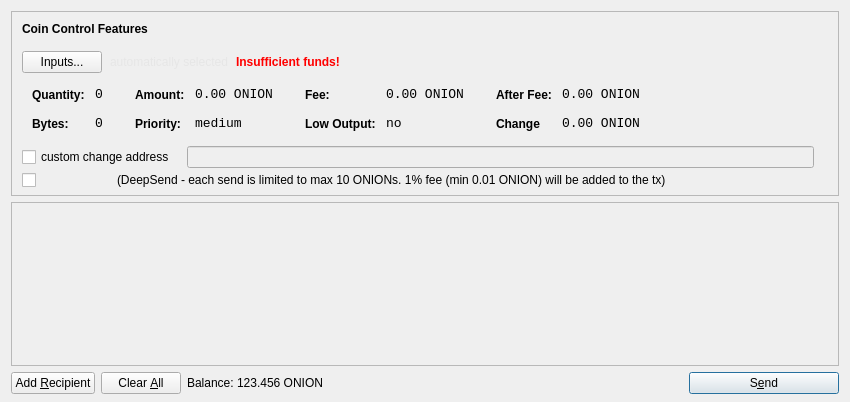
<?xml version="1.0" encoding="UTF-8"?>
<ui version="4.0">
 <class>SendCoinsDialog</class>
 <widget class="QDialog" name="SendCoinsDialog">
  <property name="geometry">
   <rect>
    <x>0</x>
    <y>0</y>
    <width>850</width>
    <height>402</height>
   </rect>
  </property>
  <property name="windowTitle">
   <string>Send Coins</string>
  </property>
  <layout class="QVBoxLayout" name="verticalLayout" stretch="0,1,0">
   <property name="bottomMargin">
    <number>8</number>
   </property>
   <item>
    <widget class="QFrame" name="frameCoinControl">
     <property name="sizePolicy">
      <sizepolicy hsizetype="Expanding" vsizetype="Expanding">
       <horstretch>0</horstretch>
       <verstretch>0</verstretch>
      </sizepolicy>
     </property>
     <property name="maximumSize">
      <size>
       <width>16777215</width>
       <height>16777215</height>
      </size>
     </property>
     <property name="frameShape">
      <enum>QFrame::StyledPanel</enum>
     </property>
     <property name="frameShadow">
      <enum>QFrame::Sunken</enum>
     </property>
     <layout class="QVBoxLayout" name="verticalLayoutCoinControl2">
      <property name="spacing">
       <number>6</number>
      </property>
      <property name="leftMargin">
       <number>0</number>
      </property>
      <property name="topMargin">
       <number>0</number>
      </property>
      <property name="rightMargin">
       <number>0</number>
      </property>
      <property name="bottomMargin">
       <number>6</number>
      </property>
      <item>
       <layout class="QVBoxLayout" name="verticalLayoutCoinControl" stretch="0,0,0,0,1,0">
        <property name="spacing">
         <number>0</number>
        </property>
        <property name="leftMargin">
         <number>10</number>
        </property>
        <property name="topMargin">
         <number>10</number>
        </property>
        <item>
         <layout class="QHBoxLayout" name="horizontalLayoutCoinControl1">
          <property name="bottomMargin">
           <number>15</number>
          </property>
          <item>
           <widget class="QLabel" name="labelCoinControlFeatures">
            <property name="sizePolicy">
             <sizepolicy hsizetype="Preferred" vsizetype="Maximum">
              <horstretch>0</horstretch>
              <verstretch>0</verstretch>
             </sizepolicy>
            </property>
            <property name="font">
             <font>
              <weight>75</weight>
              <bold>true</bold>
             </font>
            </property>
            <property name="styleSheet">
             <string notr="true">font-weight:bold;</string>
            </property>
            <property name="text">
             <string>Coin Control Features</string>
            </property>
           </widget>
          </item>
         </layout>
        </item>
        <item>
         <layout class="QHBoxLayout" name="horizontalLayoutCoinControl2" stretch="0,0,0,0">
          <property name="spacing">
           <number>8</number>
          </property>
          <property name="bottomMargin">
           <number>10</number>
          </property>
          <item>
           <widget class="QPushButton" name="pushButtonCoinControl">
            <property name="styleSheet">
             <string notr="true"/>
            </property>
            <property name="text">
             <string>Inputs...</string>
            </property>
           </widget>
          </item>
          <item>
           <widget class="QLabel" name="labelCoinControlAutomaticallySelected">
            <property name="styleSheet">
             <string notr="true">QLabel {
        background-color: transparent;
        color: #000000;
        font-weight: normal;
}
</string>
            </property>
            <property name="text">
             <string>&lt;html&gt;&lt;head/&gt;&lt;body&gt;&lt;p&gt;&lt;span style=&quot; color:#e6e6e6;&quot;&gt;automatically selected&lt;/span&gt;&lt;/p&gt;&lt;/body&gt;&lt;/html&gt;</string>
            </property>
            <property name="margin">
             <number>5</number>
            </property>
           </widget>
          </item>
          <item>
           <widget class="QLabel" name="labelCoinControlInsuffFunds">
            <property name="font">
             <font>
              <weight>75</weight>
              <bold>true</bold>
             </font>
            </property>
            <property name="styleSheet">
             <string notr="true">color:red;font-weight:bold;</string>
            </property>
            <property name="text">
             <string>Insufficient funds!</string>
            </property>
            <property name="margin">
             <number>5</number>
            </property>
           </widget>
          </item>
          <item>
           <spacer name="horizontalSpacerCoinControl">
            <property name="orientation">
             <enum>Qt::Horizontal</enum>
            </property>
            <property name="sizeHint" stdset="0">
             <size>
              <width>40</width>
              <height>1</height>
             </size>
            </property>
           </spacer>
          </item>
         </layout>
        </item>
        <item>
         <widget class="QWidget" name="widgetCoinControl" native="true">
          <property name="sizePolicy">
           <sizepolicy hsizetype="Preferred" vsizetype="Preferred">
            <horstretch>0</horstretch>
            <verstretch>0</verstretch>
           </sizepolicy>
          </property>
          <property name="minimumSize">
           <size>
            <width>0</width>
            <height>0</height>
           </size>
          </property>
          <property name="styleSheet">
           <string notr="true"/>
          </property>
          <layout class="QHBoxLayout" name="horizontalLayoutCoinControl5">
           <property name="margin">
            <number>0</number>
           </property>
           <item>
            <layout class="QHBoxLayout" name="horizontalLayoutCoinControl3" stretch="0,0,0,1">
             <property name="spacing">
              <number>20</number>
             </property>
             <property name="topMargin">
              <number>0</number>
             </property>
             <property name="bottomMargin">
              <number>10</number>
             </property>
             <item>
              <layout class="QFormLayout" name="formLayoutCoinControl1">
               <property name="horizontalSpacing">
                <number>10</number>
               </property>
               <property name="verticalSpacing">
                <number>14</number>
               </property>
               <property name="leftMargin">
                <number>10</number>
               </property>
               <property name="topMargin">
                <number>4</number>
               </property>
               <property name="rightMargin">
                <number>6</number>
               </property>
               <item row="0" column="0">
                <widget class="QLabel" name="labelCoinControlQuantityText">
                 <property name="styleSheet">
                  <string notr="true">font-weight:bold;</string>
                 </property>
                 <property name="text">
                  <string>Quantity:</string>
                 </property>
                 <property name="margin">
                  <number>0</number>
                 </property>
                </widget>
               </item>
               <item row="0" column="1">
                <widget class="QLabel" name="labelCoinControlQuantity">
                 <property name="font">
                  <font>
                   <family>Monospace</family>
                   <pointsize>10</pointsize>
                  </font>
                 </property>
                 <property name="cursor">
                  <cursorShape>IBeamCursor</cursorShape>
                 </property>
                 <property name="contextMenuPolicy">
                  <enum>Qt::ActionsContextMenu</enum>
                 </property>
                 <property name="text">
                  <string>0</string>
                 </property>
                 <property name="margin">
                  <number>0</number>
                 </property>
                 <property name="textInteractionFlags">
                  <set>Qt::LinksAccessibleByMouse|Qt::TextSelectableByKeyboard|Qt::TextSelectableByMouse</set>
                 </property>
                </widget>
               </item>
               <item row="1" column="0">
                <widget class="QLabel" name="labelCoinControlBytesText">
                 <property name="styleSheet">
                  <string notr="true">font-weight:bold;</string>
                 </property>
                 <property name="text">
                  <string>Bytes:</string>
                 </property>
                </widget>
               </item>
               <item row="1" column="1">
                <widget class="QLabel" name="labelCoinControlBytes">
                 <property name="font">
                  <font>
                   <family>Monospace</family>
                   <pointsize>10</pointsize>
                  </font>
                 </property>
                 <property name="cursor">
                  <cursorShape>IBeamCursor</cursorShape>
                 </property>
                 <property name="contextMenuPolicy">
                  <enum>Qt::ActionsContextMenu</enum>
                 </property>
                 <property name="text">
                  <string>0</string>
                 </property>
                 <property name="textInteractionFlags">
                  <set>Qt::LinksAccessibleByMouse|Qt::TextSelectableByKeyboard|Qt::TextSelectableByMouse</set>
                 </property>
                </widget>
               </item>
              </layout>
             </item>
             <item>
              <layout class="QFormLayout" name="formLayoutCoinControl2">
               <property name="horizontalSpacing">
                <number>10</number>
               </property>
               <property name="verticalSpacing">
                <number>14</number>
               </property>
               <property name="leftMargin">
                <number>6</number>
               </property>
               <property name="topMargin">
                <number>4</number>
               </property>
               <property name="rightMargin">
                <number>6</number>
               </property>
               <item row="0" column="0">
                <widget class="QLabel" name="labelCoinControlAmountText">
                 <property name="styleSheet">
                  <string notr="true">font-weight:bold;</string>
                 </property>
                 <property name="text">
                  <string>Amount:</string>
                 </property>
                 <property name="margin">
                  <number>0</number>
                 </property>
                </widget>
               </item>
               <item row="0" column="1">
                <widget class="QLabel" name="labelCoinControlAmount">
                 <property name="font">
                  <font>
                   <family>Monospace</family>
                   <pointsize>10</pointsize>
                  </font>
                 </property>
                 <property name="cursor">
                  <cursorShape>IBeamCursor</cursorShape>
                 </property>
                 <property name="contextMenuPolicy">
                  <enum>Qt::ActionsContextMenu</enum>
                 </property>
                 <property name="text">
                  <string>0.00 ONION</string>
                 </property>
                 <property name="textInteractionFlags">
                  <set>Qt::LinksAccessibleByMouse|Qt::TextSelectableByKeyboard|Qt::TextSelectableByMouse</set>
                 </property>
                </widget>
               </item>
               <item row="1" column="0">
                <widget class="QLabel" name="labelCoinControlPriorityText">
                 <property name="styleSheet">
                  <string notr="true">font-weight:bold;</string>
                 </property>
                 <property name="text">
                  <string>Priority:</string>
                 </property>
                </widget>
               </item>
               <item row="1" column="1">
                <widget class="QLabel" name="labelCoinControlPriority">
                 <property name="font">
                  <font>
                   <family>Monospace</family>
                   <pointsize>10</pointsize>
                  </font>
                 </property>
                 <property name="cursor">
                  <cursorShape>IBeamCursor</cursorShape>
                 </property>
                 <property name="contextMenuPolicy">
                  <enum>Qt::ActionsContextMenu</enum>
                 </property>
                 <property name="text">
                  <string>medium</string>
                 </property>
                 <property name="textInteractionFlags">
                  <set>Qt::LinksAccessibleByMouse|Qt::TextSelectableByKeyboard|Qt::TextSelectableByMouse</set>
                 </property>
                </widget>
               </item>
              </layout>
             </item>
             <item>
              <layout class="QFormLayout" name="formLayoutCoinControl3">
               <property name="horizontalSpacing">
                <number>10</number>
               </property>
               <property name="verticalSpacing">
                <number>14</number>
               </property>
               <property name="leftMargin">
                <number>6</number>
               </property>
               <property name="topMargin">
                <number>4</number>
               </property>
               <property name="rightMargin">
                <number>6</number>
               </property>
               <item row="0" column="0">
                <widget class="QLabel" name="labelCoinControlFeeText">
                 <property name="styleSheet">
                  <string notr="true">font-weight:bold;</string>
                 </property>
                 <property name="text">
                  <string>Fee:</string>
                 </property>
                 <property name="margin">
                  <number>0</number>
                 </property>
                </widget>
               </item>
               <item row="0" column="1">
                <widget class="QLabel" name="labelCoinControlFee">
                 <property name="font">
                  <font>
                   <family>Monospace</family>
                   <pointsize>10</pointsize>
                  </font>
                 </property>
                 <property name="cursor">
                  <cursorShape>IBeamCursor</cursorShape>
                 </property>
                 <property name="contextMenuPolicy">
                  <enum>Qt::ActionsContextMenu</enum>
                 </property>
                 <property name="text">
                  <string>0.00 ONION</string>
                 </property>
                 <property name="textInteractionFlags">
                  <set>Qt::LinksAccessibleByMouse|Qt::TextSelectableByKeyboard|Qt::TextSelectableByMouse</set>
                 </property>
                </widget>
               </item>
               <item row="1" column="0">
                <widget class="QLabel" name="labelCoinControlLowOutputText">
                 <property name="styleSheet">
                  <string notr="true">font-weight:bold;</string>
                 </property>
                 <property name="text">
                  <string>Low Output:</string>
                 </property>
                </widget>
               </item>
               <item row="1" column="1">
                <widget class="QLabel" name="labelCoinControlLowOutput">
                 <property name="font">
                  <font>
                   <family>Monospace</family>
                   <pointsize>10</pointsize>
                  </font>
                 </property>
                 <property name="cursor">
                  <cursorShape>IBeamCursor</cursorShape>
                 </property>
                 <property name="contextMenuPolicy">
                  <enum>Qt::ActionsContextMenu</enum>
                 </property>
                 <property name="text">
                  <string>no</string>
                 </property>
                 <property name="textInteractionFlags">
                  <set>Qt::LinksAccessibleByMouse|Qt::TextSelectableByKeyboard|Qt::TextSelectableByMouse</set>
                 </property>
                </widget>
               </item>
              </layout>
             </item>
             <item>
              <layout class="QFormLayout" name="formLayoutCoinControl4">
               <property name="horizontalSpacing">
                <number>10</number>
               </property>
               <property name="verticalSpacing">
                <number>14</number>
               </property>
               <property name="leftMargin">
                <number>6</number>
               </property>
               <property name="topMargin">
                <number>4</number>
               </property>
               <property name="rightMargin">
                <number>6</number>
               </property>
               <item row="0" column="0">
                <widget class="QLabel" name="labelCoinControlAfterFeeText">
                 <property name="styleSheet">
                  <string notr="true">font-weight:bold;</string>
                 </property>
                 <property name="text">
                  <string>After Fee:</string>
                 </property>
                 <property name="margin">
                  <number>0</number>
                 </property>
                </widget>
               </item>
               <item row="0" column="1">
                <widget class="QLabel" name="labelCoinControlAfterFee">
                 <property name="font">
                  <font>
                   <family>Monospace</family>
                   <pointsize>10</pointsize>
                  </font>
                 </property>
                 <property name="cursor">
                  <cursorShape>IBeamCursor</cursorShape>
                 </property>
                 <property name="contextMenuPolicy">
                  <enum>Qt::ActionsContextMenu</enum>
                 </property>
                 <property name="text">
                  <string>0.00 ONION</string>
                 </property>
                 <property name="textInteractionFlags">
                  <set>Qt::LinksAccessibleByMouse|Qt::TextSelectableByKeyboard|Qt::TextSelectableByMouse</set>
                 </property>
                </widget>
               </item>
               <item row="1" column="0">
                <widget class="QLabel" name="labelCoinControlChangeText">
                 <property name="styleSheet">
                  <string notr="true">font-weight:bold;</string>
                 </property>
                 <property name="text">
                  <string>Change</string>
                 </property>
                </widget>
               </item>
               <item row="1" column="1">
                <widget class="QLabel" name="labelCoinControlChange">
                 <property name="font">
                  <font>
                   <family>Monospace</family>
                   <pointsize>10</pointsize>
                  </font>
                 </property>
                 <property name="cursor">
                  <cursorShape>IBeamCursor</cursorShape>
                 </property>
                 <property name="contextMenuPolicy">
                  <enum>Qt::ActionsContextMenu</enum>
                 </property>
                 <property name="text">
                  <string>0.00 ONION</string>
                 </property>
                 <property name="textInteractionFlags">
                  <set>Qt::LinksAccessibleByMouse|Qt::TextSelectableByKeyboard|Qt::TextSelectableByMouse</set>
                 </property>
                </widget>
               </item>
              </layout>
             </item>
            </layout>
           </item>
          </layout>
         </widget>
        </item>
        <item>
         <layout class="QHBoxLayout" name="horizontalLayoutCoinControl4" stretch="0,0,0">
          <property name="spacing">
           <number>12</number>
          </property>
          <property name="sizeConstraint">
           <enum>QLayout::SetDefaultConstraint</enum>
          </property>
          <property name="topMargin">
           <number>5</number>
          </property>
          <property name="rightMargin">
           <number>5</number>
          </property>
          <item>
           <widget class="QCheckBox" name="checkBoxCoinControlChange">
            <property name="text">
             <string>custom change address</string>
            </property>
           </widget>
          </item>
          <item>
           <widget class="QLineEdit" name="lineEditCoinControlChange">
            <property name="enabled">
             <bool>false</bool>
            </property>
            <property name="sizePolicy">
             <sizepolicy hsizetype="Expanding" vsizetype="Fixed">
              <horstretch>0</horstretch>
              <verstretch>0</verstretch>
             </sizepolicy>
            </property>
           </widget>
          </item>
          <item>
           <widget class="QLabel" name="labelCoinControlChangeLabel">
            <property name="sizePolicy">
             <sizepolicy hsizetype="Preferred" vsizetype="Expanding">
              <horstretch>0</horstretch>
              <verstretch>0</verstretch>
             </sizepolicy>
            </property>
            <property name="minimumSize">
             <size>
              <width>0</width>
              <height>0</height>
             </size>
            </property>
            <property name="text">
             <string/>
            </property>
            <property name="margin">
             <number>3</number>
            </property>
           </widget>
          </item>
         </layout>
        </item>
        <item>
         <layout class="QHBoxLayout" name="horizontalLayoutCoinControl7" stretch="0,0,0">
          <property name="spacing">
           <number>0</number>
          </property>
          <property name="sizeConstraint">
           <enum>QLayout::SetDefaultConstraint</enum>
          </property>
          <property name="topMargin">
           <number>5</number>
          </property>
          <property name="rightMargin">
           <number>5</number>
          </property>
          <item>
           <widget class="QCheckBox" name="checkBoxAnonymousSend">
            <property name="maximumSize">
             <size>
              <width>15</width>
              <height>16777215</height>
             </size>
            </property>
            <property name="text">
             <string/>
            </property>
           </widget>
          </item>
          <item>
           <widget class="QLabel" name="label_2">
            <property name="maximumSize">
             <size>
              <width>80</width>
              <height>16777215</height>
             </size>
            </property>
            <property name="text">
             <string/>
            </property>
            <property name="pixmap">
             <pixmap resource="../bitcoin.qrc">:/icons/deepsend</pixmap>
            </property>
           </widget>
          </item>
          <item>
           <widget class="QLabel" name="label_3">
            <property name="text">
             <string>&lt;html&gt;&lt;head/&gt;&lt;body&gt;&lt;p&gt;(DeepSend - each send is limited to max 10 ONIONs. 1% fee (min 0.01 ONION) will be added to the tx)&lt;/p&gt;&lt;/body&gt;&lt;/html&gt;</string>
            </property>
           </widget>
          </item>
         </layout>
        </item>
        <item>
         <spacer name="verticalSpacerCoinControl">
          <property name="orientation">
           <enum>Qt::Vertical</enum>
          </property>
          <property name="sizeHint" stdset="0">
           <size>
            <width>800</width>
            <height>1</height>
           </size>
          </property>
         </spacer>
        </item>
       </layout>
      </item>
     </layout>
    </widget>
   </item>
   <item>
    <widget class="QScrollArea" name="scrollArea">
     <property name="widgetResizable">
      <bool>true</bool>
     </property>
     <widget class="QWidget" name="scrollAreaWidgetContents">
      <property name="geometry">
       <rect>
        <x>0</x>
        <y>0</y>
        <width>830</width>
        <height>135</height>
       </rect>
      </property>
      <layout class="QVBoxLayout" name="verticalLayout_2">
       <property name="margin">
        <number>0</number>
       </property>
       <item>
        <layout class="QVBoxLayout" name="entries">
         <property name="spacing">
          <number>6</number>
         </property>
        </layout>
       </item>
       <item>
        <spacer name="verticalSpacer">
         <property name="orientation">
          <enum>Qt::Vertical</enum>
         </property>
         <property name="sizeHint" stdset="0">
          <size>
           <width>20</width>
           <height>40</height>
          </size>
         </property>
        </spacer>
       </item>
      </layout>
     </widget>
    </widget>
   </item>
   <item>
    <layout class="QHBoxLayout" name="horizontalLayout">
     <item>
      <widget class="QPushButton" name="addButton">
       <property name="toolTip">
        <string>Send to multiple recipients at once</string>
       </property>
       <property name="text">
        <string>Add &amp;Recipient</string>
       </property>
       <property name="icon">
        <iconset resource="../bitcoin.qrc">
         <normaloff>:/icons/add</normaloff>:/icons/add</iconset>
       </property>
       <property name="autoDefault">
        <bool>false</bool>
       </property>
      </widget>
     </item>
     <item>
      <widget class="QPushButton" name="clearButton">
       <property name="sizePolicy">
        <sizepolicy hsizetype="Minimum" vsizetype="Fixed">
         <horstretch>0</horstretch>
         <verstretch>0</verstretch>
        </sizepolicy>
       </property>
       <property name="toolTip">
        <string>Remove all transaction fields</string>
       </property>
       <property name="text">
        <string>Clear &amp;All</string>
       </property>
       <property name="icon">
        <iconset resource="../bitcoin.qrc">
         <normaloff>:/icons/remove</normaloff>:/icons/remove</iconset>
       </property>
       <property name="autoRepeatDelay">
        <number>300</number>
       </property>
       <property name="autoDefault">
        <bool>false</bool>
       </property>
      </widget>
     </item>
     <item>
      <layout class="QHBoxLayout" name="horizontalLayout_2">
       <property name="spacing">
        <number>3</number>
       </property>
       <item>
        <widget class="QLabel" name="label">
         <property name="sizePolicy">
          <sizepolicy hsizetype="Preferred" vsizetype="Fixed">
           <horstretch>0</horstretch>
           <verstretch>0</verstretch>
          </sizepolicy>
         </property>
         <property name="text">
          <string>Balance:</string>
         </property>
        </widget>
       </item>
       <item>
        <widget class="QLabel" name="labelBalance">
         <property name="sizePolicy">
          <sizepolicy hsizetype="Preferred" vsizetype="Fixed">
           <horstretch>0</horstretch>
           <verstretch>0</verstretch>
          </sizepolicy>
         </property>
         <property name="cursor">
          <cursorShape>IBeamCursor</cursorShape>
         </property>
         <property name="text">
          <string>123.456 ONION</string>
         </property>
         <property name="textInteractionFlags">
          <set>Qt::LinksAccessibleByMouse|Qt::TextSelectableByKeyboard|Qt::TextSelectableByMouse</set>
         </property>
        </widget>
       </item>
      </layout>
     </item>
     <item>
      <spacer name="horizontalSpacer">
       <property name="orientation">
        <enum>Qt::Horizontal</enum>
       </property>
       <property name="sizeHint" stdset="0">
        <size>
         <width>40</width>
         <height>20</height>
        </size>
       </property>
      </spacer>
     </item>
     <item>
      <widget class="QPushButton" name="sendButton">
       <property name="minimumSize">
        <size>
         <width>150</width>
         <height>0</height>
        </size>
       </property>
       <property name="toolTip">
        <string>Confirm the send action</string>
       </property>
       <property name="text">
        <string>S&amp;end</string>
       </property>
       <property name="icon">
        <iconset resource="../bitcoin.qrc">
         <normaloff>:/icons/send</normaloff>:/icons/send</iconset>
       </property>
       <property name="default">
        <bool>true</bool>
       </property>
      </widget>
     </item>
    </layout>
   </item>
  </layout>
 </widget>
 <resources>
  <include location="../bitcoin.qrc"/>
 </resources>
 <connections/>
</ui>
